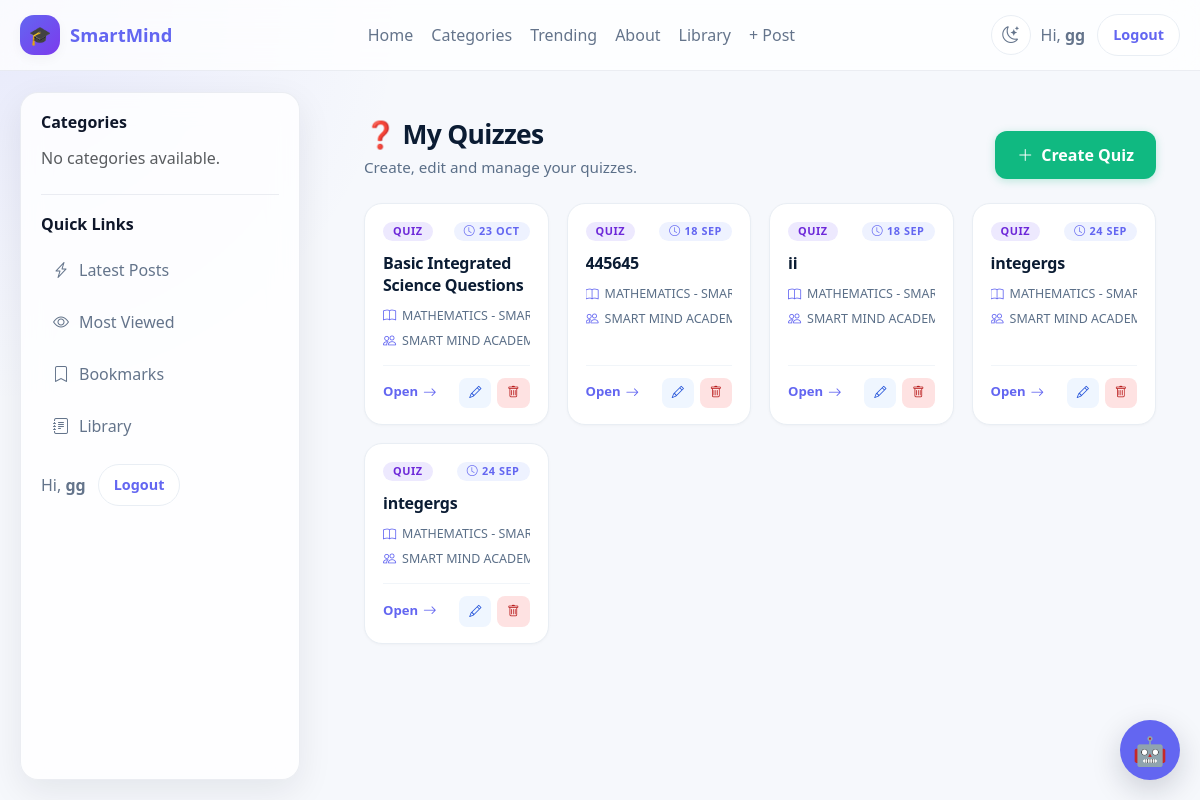
The app's page /assignments/quizzes/ (signed in) with its own data.
### accounts/models.py (models this page shows, shortened)
class User(AbstractUser):
    ROLE_CHOICES = [
        ("school_admin", "School Admin"),
        ("teacher", "Teacher"),
        ("student", "Student"),
        ("parent", "Parent"),
    ]
    role = models.CharField(
        max_length=20,
        choices=ROLE_CHOICES,
        default="student",
        db_index=True,
    )
    school = models.ForeignKey(
        "schools.School",
        on_delete=models.CASCADE,
        related_name="users",
        null=True,
        blank=True,
    )
    school_class = models.ForeignKey(
        "schools.SchoolClass",
        on_delete=models.SET_NULL,
        related_name="students",
        null=True,
        blank=True,
    )
    teacher_role = models.ForeignKey(
        "TeacherRole",
        on_delete=models.SET_NULL,
        null=True,
        blank=True,
        related_name="teachers",
    )
    admission_number = models.CharField(
        max_length=30,
        unique=True,
        blank=True,
        null=True,
        db_index=True,
    )
    employee_number = models.CharField(
        max_length=30,
        unique=True,
        blank=True,
        null=True,
        db_index=True,
    )
    tsc_number = models.CharField(
        max_length=30,
        blank=True,
        null=True,
    )
    phone_number = models.CharField(max_length=20, blank=True)
    profile_picture = models.ImageField(upload_to="profiles/", blank=True, null=True)
    date_of_birth = models.DateField(blank=True, null=True)
    is_verified = models.BooleanField(default=False)
    created_at = models.DateTimeField(default=timezone.now)
    updated_at = models.DateTimeField(auto_now=True)

### assignments/models.py (models this page shows, shortened)
class Assignment(models.Model):
    ASSIGNMENT_TYPES = (
        ('essay', 'Essay / Written'),
        ('quiz', 'Multiple Choice Quiz'),
        ('mixed', 'Mixed'),
    )
    title = models.CharField(max_length=200)
    description = CKEditor5Field("Description", config_name="default")
    teacher = models.ForeignKey(
        'accounts.User',
        on_delete=models.CASCADE,
        related_name="created_assignments"
    )
    from .storage import AssignmentStorage
    attachment = models.FileField(
        storage=AssignmentStorage(),
        upload_to="",
        blank=True,
        null=True,
    )
    school_class = models.ForeignKey(
        'schools.SchoolClass',
        on_delete=models.CASCADE,
        related_name="assignments",
    )
    subject = models.ForeignKey(
        "Subject",
        on_delete=models.CASCADE,
        related_name="assignments"
    )
    assignment_type = models.CharField(
        max_length=20,
        choices=ASSIGNMENT_TYPES,
        default='essay'
    )
    due_date = models.DateTimeField()
    total_marks = models.FloatField(default=100)
    duration_minutes = models.IntegerField(null=True, blank=True)
    is_timed = models.BooleanField(default=False)
    created_at = models.DateTimeField(auto_now_add=True)
    class Meta:
        ordering = ['-created_at']
        indexes = [
            models.Index(fields=["school_class"]),
            models.Index(fields=["subject"]),
            models.Index(fields=["teacher"]),
            models.Index(fields=["due_date"]),
        ]

class Subject(models.Model):
    school = models.ForeignKey(
        School,
        on_delete=models.CASCADE,
        related_name="subjects"
    )
    name = models.CharField(max_length=100)
    code = models.CharField(max_length=20, blank=True)
    class Meta:
        unique_together = ('school', 'name')
    def __str__(self):
        return f"{self.name} - {self.school.name}"

### schools/models.py (models this page shows, shortened)
class School(models.Model):
    name = models.CharField(max_length=255)
    code = models.SlugField(max_length=50, unique=True)
    slogan = models.CharField(max_length=255, blank=True)
    about = models.TextField(blank=True)
    logo = models.ImageField(
        upload_to="schools/logos/",
        blank=True,
        null=True
    )
    email = models.EmailField(blank=True)
    phone_number = models.CharField(max_length=20, blank=True)
    website = models.URLField(blank=True)
    address = models.CharField(max_length=255, blank=True)
    is_active = models.BooleanField(default=True)
    created_at = models.DateTimeField(auto_now_add=True)
    updated_at = models.DateTimeField(auto_now=True)
    class Meta:
        ordering = ["name"]

class SchoolClass(models.Model):
    LEVEL_CHOICES = [
        ("pre_primary", "Pre-Primary"),
        ("lower_primary", "Lower Primary"),
        ("upper_primary", "Upper Primary"),
        ("junior_school", "Junior School"),
        ("senior_school", "Senior School"),
    ]
    school = models.ForeignKey(
        School,
        on_delete=models.CASCADE,
        related_name="classes"
    )
    name = models.CharField(max_length=50)
    level = models.CharField(
        max_length=30,
        choices=LEVEL_CHOICES
    )
    order = models.PositiveSmallIntegerField(
        default=1,
        help_text="Used to sort classes."
    )
    is_active = models.BooleanField(default=True)
    class Meta:
        unique_together = ("school", "name")
        ordering = ["order", "name"]
    def __str__(self):
        return f"{self.school.name} - {self.name}"

### assignments/views.py (the view, shortened to what this page needs)
# urls.py: path("quizzes/", views.quiz_home, name="quiz_home"),
@login_required
def quiz_home(request):
    user = request.user
    if user.role == "teacher":
        quizzes = (
            Assignment.objects
            .filter(teacher=user, assignment_type="quiz")
            .select_related("school_class", "subject")
            .order_by("-created_at")
        )
        return render(request, "quiz_home.html", {
            "role": "teacher",
            "role_label": "Teacher",
            "quizzes": quizzes,
        })

### assignments/templates/quiz_home.html (shortened to what this page needs)
{% extends "base.html" %}
{% load static %}
{% block content %}
<div class="quiz-home">
  {% if role == "teacher" or role == "school_admin" %}
    <div class="quiz-home-header">
      <div>
        <h2>❓ My Quizzes</h2>
        <p>
          {% if role == "school_admin" %}
            All quizzes across your school.
          {% else %}
            Create, edit and manage your quizzes.
          {% endif %}
        </p>
      </div>
      {% if role == "teacher" %}
        <a href="{% url 'create_quiz' %}" class="btn-create">
          <i class="bi bi-plus-lg"></i>
          Create Quiz
        </a>
      {% endif %}
    </div>
    {% if quizzes %}
      <div class="quiz-grid">
        {% for quiz in quizzes %}
          <article class="quiz-card">
            <div class="quiz-card-head">
              <span class="badge">Quiz</span>
              {% if quiz.due_date %}
                <span class="badge badge-open">
                  <i class="bi bi-clock"></i>
                  {{ quiz.due_date|date:"d M" }}
                </span>
              {% endif %}
            </div>
            <h3 class="quiz-title">{{ quiz.title }}</h3>
            <div class="quiz-meta">
              {% if quiz.subject %}
                <span><i class="bi bi-book"></i> {{ quiz.subject }}</span>
              {% endif %}
              {% if quiz.school_class %}
                <span><i class="bi bi-people"></i> {{ quiz.school_class }}</span>
              {% endif %}
            </div>
            <div class="quiz-card-actions">
              <a class="quiz-open" href="#">
                Open
                <i class="bi bi-arrow-right"></i>
              </a>
              {% if role == "teacher" %}
                <div class="actions">
                  <a href="{% url 'edit_quiz' quiz.id %}" class="edit">
                    <i class="bi bi-pencil"></i>
                  </a>
                  <a href="{% url 'delete_quiz' quiz.id %}" class="delete">
                    <i class="bi bi-trash"></i>
                  </a>
                </div>
              {% endif %}
            </div>
          </article>
        {% endfor %}
      </div>
    {% endif %}
  {% else %}
    <div class="empty">
      <span class="icon">🚫</span>
      <h3>Access denied</h3>
      <p>You do not have permission to view quizzes.</p>
    </div>
  {% endif %}
</div>
{% endblock %}

### blog/templates/base.html (shortened to what this page needs)
{% load static %}
<!DOCTYPE html>
<html lang="en" data-theme="light">
<head>
    <link href="https://cdn.jsdelivr.net/npm/bootstrap@5.3.7/dist/css/bootstrap.min.css" rel="stylesheet">
    <link rel="stylesheet" href="https://cdn.jsdelivr.net/npm/bootstrap-icons@1.11.3/font/bootstrap-icons.min.css">
    <link rel="stylesheet" href="{% static 'smartmind_ai/chatbot.css' %}">
    <link rel="stylesheet" href="{% static 'django_ckeditor_5/dist/styles.css' %}">
</head>
<body>
<div class="site-shell">
    <header class="site-navbar">
        <div class="nav-inner">
            <a href="{% url 'dashboard' %}" class="brand">
                <span class="brand-badge">🎓</span>
                <span>SmartMind</span>
            </a>
            <nav class="nav-links" aria-label="Main navigation">
                {% if user.is_authenticated %}
                    <a href="{% url 'dashboard' %}">Home</a>
                {% else %}
                    <a href="{% url 'blog:home' %}">Home</a>
                {% endif %}
                <a href="#">Categories</a>
                <a href="#">Trending</a>
                <a href="#">About</a>
                <a href="{% url 'library:home' %}">Library</a>
                {% if user.is_authenticated %}
                    {% if user.is_superuser or user.role == "school_admin" or user.role == "teacher" %}
                        <a href="{% url 'blog:add_post' %}">+ Post</a>
                    {% endif %}
                {% endif %}
            </nav>
            <div class="nav-actions">
                <button type="button"
                        class="theme-toggle"
                        id="themeToggle"
                        aria-label="Toggle dark mode"
                        title="Toggle light / dark theme">
                    <i class="bi bi-moon-stars icon-moon"></i>
                </button>
                <div class="user-box">
                    {% if user.is_authenticated %}
                        <span>Hi, <strong>{{ user.username }}</strong></span>
                        <form action="{% url 'logout' %}" method="post" class="m-0">
                            <button type="submit" class="btn-pill">Logout</button>
                        </form>
                    {% else %}
                        <a href="{% url 'login' %}" class="btn-pill">Login</a>
                    {% endif %}
                </div>
            </div>
        </div>
    </header>
    <div class="layout">
        <aside class="sidebar d-none d-lg-block">
            <div class="sidebar-section">
                <h3>Categories</h3>
                <div class="sidebar-links">
                    {% for category in categories %}
                        <a href="{% url 'blog:category_post' category.slug %}">
                            <i class="bi bi-folder2"></i>
                            <span>{{ category.name }}</span>
                        </a>
                    {% empty %}
                        <p class="text-muted mb-0">No categories available.</p>
                    {% endfor %}
                </div>
            </div>
            <div class="sidebar-section">
                <h3>Quick Links</h3>
                <div class="sidebar-links">
                    <a href="#"><i class="bi bi-lightning-charge"></i><span>Latest Posts</span></a>
                    <a href="#"><i class="bi bi-eye"></i><span>Most Viewed</span></a>
                    <a href="#"><i class="bi bi-bookmark"></i><span>Bookmarks</span></a>
                    <a href="{% url 'library:home' %}"><i class="bi bi-journal-text"></i><span>Library</span></a>
                </div>
                <div class="user-box mt-3">
                    {% if user.is_authenticated %}
                        <span>Hi, <strong>{{ user.username }}</strong></span>
                        <form action="{% url 'logout' %}" method="post" class="m-0">
                            <button type="submit" class="btn-pill">Logout</button>
                        </form>
                    {% else %}
                        <a href="{% url 'login' %}" class="btn-pill">Login</a>
                    {% endif %}
                </div>
            </div>
        </aside>
        <main>
            <div class="content-wrap">
                {% block content %}{% endblock %}
            </div>
        </main>
    </div>
</div>
{% include "smartmind_ai/chatbot.html" %}
</body>
</html>

### blog/templates/base.html (style rules this page uses)
:root, [data-theme="light"] { --bg: #f6f8fc; --surface: rgba(255, 255, 255, 0.82); --surface-solid: #ffffff; --surface-alt: #f8fafc; --text: #0f172a; --muted: #64748b; --primary: #6366f1; --primary-2: #4f46e5; --primary-soft: #eef2ff; --border: rgba(148, 163, 184, 0.18); --border-solid: #e9eef4; --shadow: 0 12px 35px rgba(15, 23, 42, 0.08); --shadow-sm: 0 4px 12px rgba(15, 23, 42, 0.04); --navbar-bg: rgba(255, 255, 255, 0.76); --radius: 18px; --navbar-h: 72px; --sidebar-w: 280px; --layout-pad: 20px; --ease: cubic-bezier(.4, 0, .2, 1); }
* { box-sizing: border-box; }
html { scroll-behavior: smooth; }
body { margin: 0; font-family: system-ui, -apple-system, BlinkMacSystemFont, "Segoe UI", sans-serif; background: radial-gradient(circle at top left, rgba(99, 102, 241, 0.10), transparent 28%), linear-gradient(180deg, var(--bg) 0%, var(--bg) 100%); color: var(--text); overflow-x: hidden; transition: background-color .3s var(--ease), color .3s var(--ease); }
a { text-decoration: none; }
.site-shell { min-height: 100vh; display: flex; flex-direction: column; }
.site-navbar { position: sticky; top: 0; z-index: 1030; backdrop-filter: blur(16px); -webkit-backdrop-filter: blur(16px); background: var(--navbar-bg); border-bottom: 1px solid var(--border); transition: background-color .3s var(--ease), border-color .3s var(--ease); }
.nav-inner { max-width: 1400px; margin: 0 auto; padding: 14px 20px; display: flex; align-items: center; justify-content: space-between; gap: 16px; }
.brand { display: flex; align-items: center; gap: 10px; font-weight: 800; color: var(--primary); font-size: 1.15rem; white-space: nowrap; }
.brand-badge { width: 40px; height: 40px; display: grid; place-items: center; border-radius: 14px; background: linear-gradient(135deg, var(--primary), #7c3aed); color: #fff; box-shadow: var(--shadow-sm); }
.nav-links { display: flex; align-items: center; gap: 18px; flex-wrap: wrap; }
.nav-links a { color: var(--muted); font-weight: 500; transition: color 0.2s ease; }
.nav-actions { display: flex; align-items: center; gap: 10px; }
.user-box { display: flex; align-items: center; gap: 12px; color: var(--muted); }
.btn-pill { border: 1px solid var(--border-solid); background: var(--surface-solid); color: var(--primary); padding: 9px 15px; border-radius: 999px; font-weight: 600; transition: all 0.2s var(--ease); font-size: .9rem; }
.theme-toggle { width: 40px; height: 40px; border-radius: 50%; border: 1px solid var(--border-solid); background: var(--surface-solid); color: var(--muted); cursor: pointer; display: inline-flex; align-items: center; justify-content: center; font-size: 1.05rem; transition: all .2s var(--ease); -webkit-tap-highlight-color: transparent; flex-shrink: 0; padding: 0; }
.theme-toggle .icon-moon { display: inline; }
.layout { display: flex; align-items: flex-start; width: 100%; padding: var(--layout-pad); flex: 1; }
.sidebar { position: fixed; top: calc(var(--navbar-h) + var(--layout-pad)); left: var(--layout-pad); width: var(--sidebar-w); height: calc(100vh - var(--navbar-h) - (var(--layout-pad) * 2)); overflow-y: auto; background: var(--surface); backdrop-filter: blur(14px); -webkit-backdrop-filter: blur(14px); border: 1px solid var(--border); border-radius: var(--radius); box-shadow: var(--shadow); padding: 20px; transition: background-color .3s var(--ease), border-color .3s var(--ease), box-shadow .3s var(--ease); }
.sidebar-section + .sidebar-section { margin-top: 24px; padding-top: 20px; border-top: 1px solid var(--border); }
.sidebar h3 { margin: 0 0 14px; font-size: 1rem; font-weight: 700; color: var(--text); }
.sidebar-links { display: grid; gap: 8px; }
.sidebar-links a { display: flex; align-items: center; gap: 10px; padding: 10px 12px; border-radius: 12px; color: var(--muted); transition: background 0.2s ease, color 0.2s ease, transform 0.2s ease; }
main { flex: 1; margin-left: calc(var(--sidebar-w) + var(--layout-pad) + 20px); min-width: 0; padding: 0; }
.content-wrap { background: transparent; min-width: 0; }

### records on screen
User: username "gg"
Assignment: due_date "23 OCT", title "Basic Integrated Science Questions", subject "MATHEMATICS - SM…", school_class "SMART MIND ACAD…"
Assignment: due_date "18 SEP", title "445645", subject "MATHEMATICS - SM…", school_class "SMART MIND ACAD…"
Assignment: due_date "18 SEP", title "ii", subject "MATHEMATICS - SM…", school_class "SMART MIND ACAD…"
Assignment: due_date "24 SEP", title "integergs", subject "MATHEMATICS - SM…", school_class "SMART MIND ACAD…"
Assignment: due_date "24 SEP", title "integergs", subject "MATHEMATICS - SM…", school_class "SMART MIND ACAD…"
